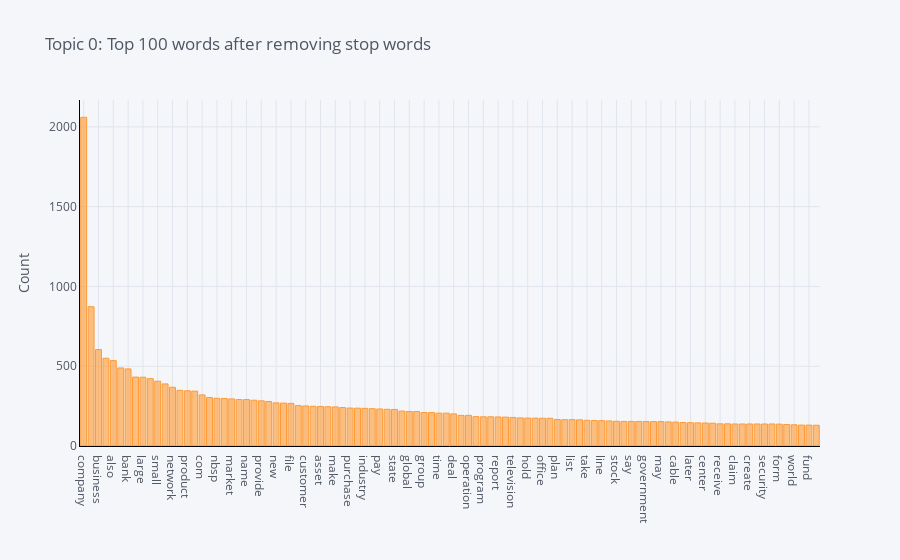

Notebook source saved alongside this figure:
### Code cell
plot_model(model=lda, plot = 'frequency')

### Figure 1 — Plotly figure (JSON) as saved in the notebook; plotly's stock layout.template omitted (floating-point values rounded to 4 significant figures)
{"data": [{"marker": {"color": "rgba(255, 153, 51, 0.6)", "line": {"color": "rgba(255, 153, 51, 1.0)", "width": 1}}, "name": "count", "orientation": "v", "text": "", "type": "bar", "x": ["company", "service", "business", "include", "also", "acquire", "bank", "year", "large", "announce", "small", "would", "network", "base", "product", "insurance", "com", "use", "nbsp", "financial", "market", "sell", "name", "become", "provide", "card", "new", "first", "file", "investment", "customer", "firm", "asset", "revenue", "make", "operate", "purchase", "management", "industry", "offer", "pay", "acquisition", "state", "employee", "global", "corporate", "group", "system", "time", "begin", "deal", "brand", "operation", "former", "program", "banking", "report", "subsidiary", "television", "corporation", "hold", "history", "office", "share", "plan", "found", "list", "property", "take", "consumer", "line", "medium", "stock", "commercial", "say", "sale", "government", "part", "may", "division", "cable", "complete", "later", "call", "center", "building", "receive", "city", "claim", "know", "create", "merger", "security", "issue", "form", "high", "world", "retail", "fund", "lead"], "y": [2060, 873, 604, 550, 535, 489, 483, 432, 431, 422, 406, 389, 368, 349, 346, 344, 320, 304, 299, 298, 295, 291, 291, 287, 283, 279, 270, 269, 267, 253, 251, 249, 248, 246, 245, 241, 238, 237, 236, 234, 232, 230, 229, 219, 216, 216, 210, 210, 206, 206, 201, 192, 192, 184, 183, 183, 182, 181, 179, 176, 175, 175, 174, 174, 166, 165, 165, 164, 161, 160, 159, 157, 155, 154, 154, 154, 153, 153, 153, 151, 150, 147, 146, 145, 144, 143, 139, 139, 138, 138, 138, 138, 138, 138, 137, 135, 133, 131, 131, 130]}], "layout": {"autosize": true, "legend": {"bgcolor": "#F5F6F9", "font": {"color": "#4D5663"}}, "paper_bgcolor": "#F5F6F9", "plot_bgcolor": "#F5F6F9", "title": {"font": {"color": "#4D5663"}, "text": "Topic 0: Top 100 words after removing stop words"}, "xaxis": {"autorange": true, "gridcolor": "#E1E5ED", "linecolor": "black", "range": [-0.5, 99.5], "showgrid": true, "tickfont": {"color": "#4D5663"}, "title": {"font": {"color": "#4D5663"}, "text": ""}, "type": "category", "zerolinecolor": "#E1E5ED"}, "yaxis": {"autorange": true, "gridcolor": "#E1E5ED", "linecolor": "black", "range": [0, 2168.0], "showgrid": true, "tickfont": {"color": "#4D5663"}, "title": {"font": {"color": "#4D5663"}, "text": "Count"}, "type": "linear", "zerolinecolor": "#E1E5ED"}}}
